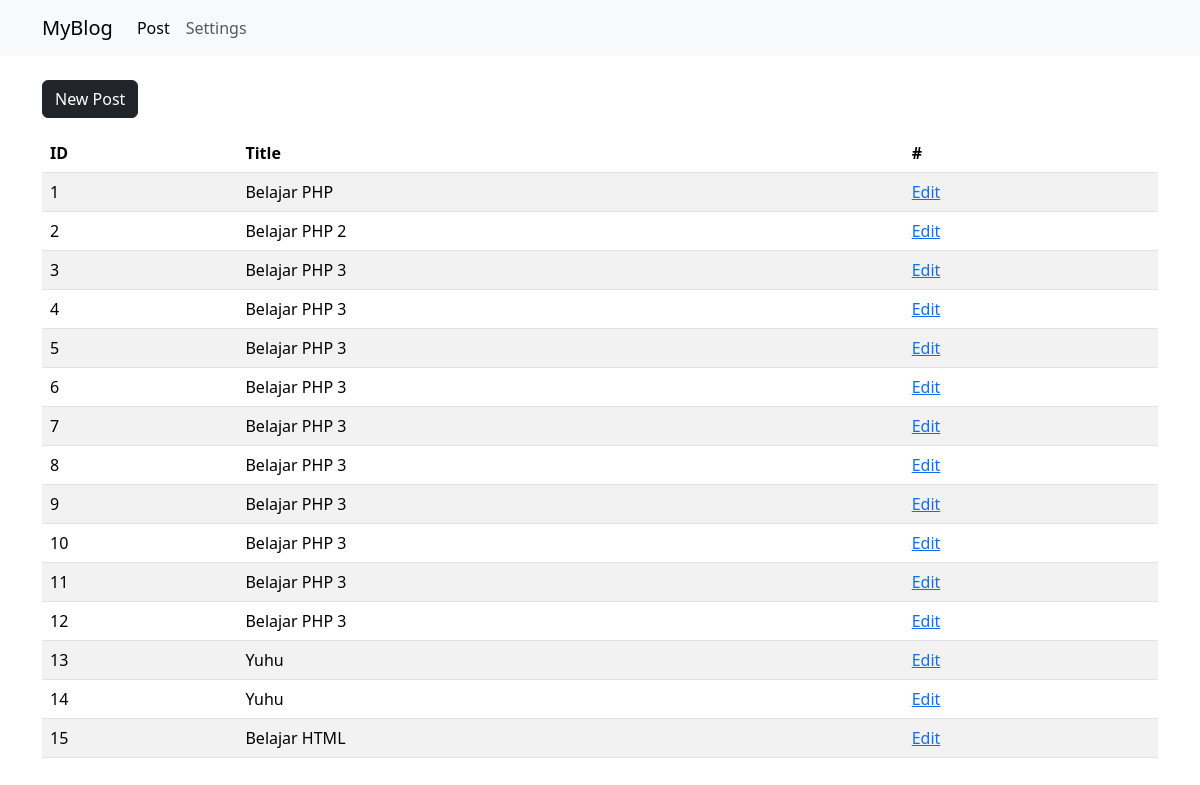
The page / on the database its author committed.
### tables this page shows
CREATE TABLE "posts" (
	"id"	INTEGER,
	"title"	TEXT,
	"content"	TEXT,
	PRIMARY KEY("id" AUTOINCREMENT)
);

### app/Conn.php (called while the page is built)
<?php
class Conn {
    protected $db;
    function __construct()
    {
        $this->db = new SQLite3(__DIR__ . '/pombo.db');
    }
    public function get_all_post()
    {
        $data = $this->db->query("SELECT * FROM posts");
        $rows = [];
        while ($row = $data->fetchArray(SQLITE3_ASSOC))
        {
            $rows[] = $row;
        }
        return $rows;
    }
}

### index.php (the view, shortened to what this page needs)
<?php
require_once(__DIR__ . '/app/Conn.php');
$conn = new Conn();
?>
<html lang="en">
<head>
    <link rel="stylesheet" href="/app/src/bootstrap5.min.css" />
    <link href="https://cdn.datatables.net/v/bs5/dt-2.2.2/datatables.min.css" rel="stylesheet"
>
</head>
<body>
    <?php include_once('app/components/navbar.php') ?>
    <div class="container">
        <div class="d-flex align-items-center mb-3">
            <a href="/newpost.php" class="btn btn-dark">New Post</a>
        </div>
        <table id="table-posts" class="table table-striped" style="width:100%">
        <thead>
            <tr>
                <th>ID</th>
                <th>Title</th>
                <th>#</th>
            </tr>
        </thead>
        <tbody>
            <?php foreach ($conn->get_all_post() as $post) : ?>
            <tr>
                <td><?= $post['id'] ?></td>
                <td><?= $post['title']?></td>
                <td>
                    <a href="#">Edit</a>
                </td>
            </tr>
            <?php endforeach ?>
    </table>
    </div>
</body>
</html>

### app/components/navbar.php (shortened to what this page needs)
<nav class="navbar navbar-expand-lg bg-body-tertiary mb-4">
  <div class="container">
    <a class="navbar-brand" href="#">MyBlog</a>
    <div class="collapse navbar-collapse" id="navbarSupportedContent">
      <ul class="navbar-nav me-auto mb-2 mb-lg-0">
        <li class="nav-item">
          <a class="nav-link active" aria-current="page" href="/index.php">Post</a>
        </li>
        <li class="nav-item">
          <a class="nav-link" href="#">Settings</a>
        </li>
    </div>
  </div>
</nav>

### rows shown on the page
posts: id "1", title "Belajar PHP"
posts: id "2", title "Belajar PHP 2"
posts: id "3", title "Belajar PHP 3"
posts: id "4", title "Belajar PHP 3"
posts: id "5", title "Belajar PHP 3"
posts: id "6", title "Belajar PHP 3"
posts: id "7", title "Belajar PHP 3"
posts: id "8", title "Belajar PHP 3"
posts: id "9", title "Belajar PHP 3"
posts: id "10", title "Belajar PHP 3"
posts: id "11", title "Belajar PHP 3"
posts: id "12", title "Belajar PHP 3"
posts: id "13", title "Yuhu"
posts: id "14", title "Yuhu"
posts: id "15", title "Belajar HTML"
